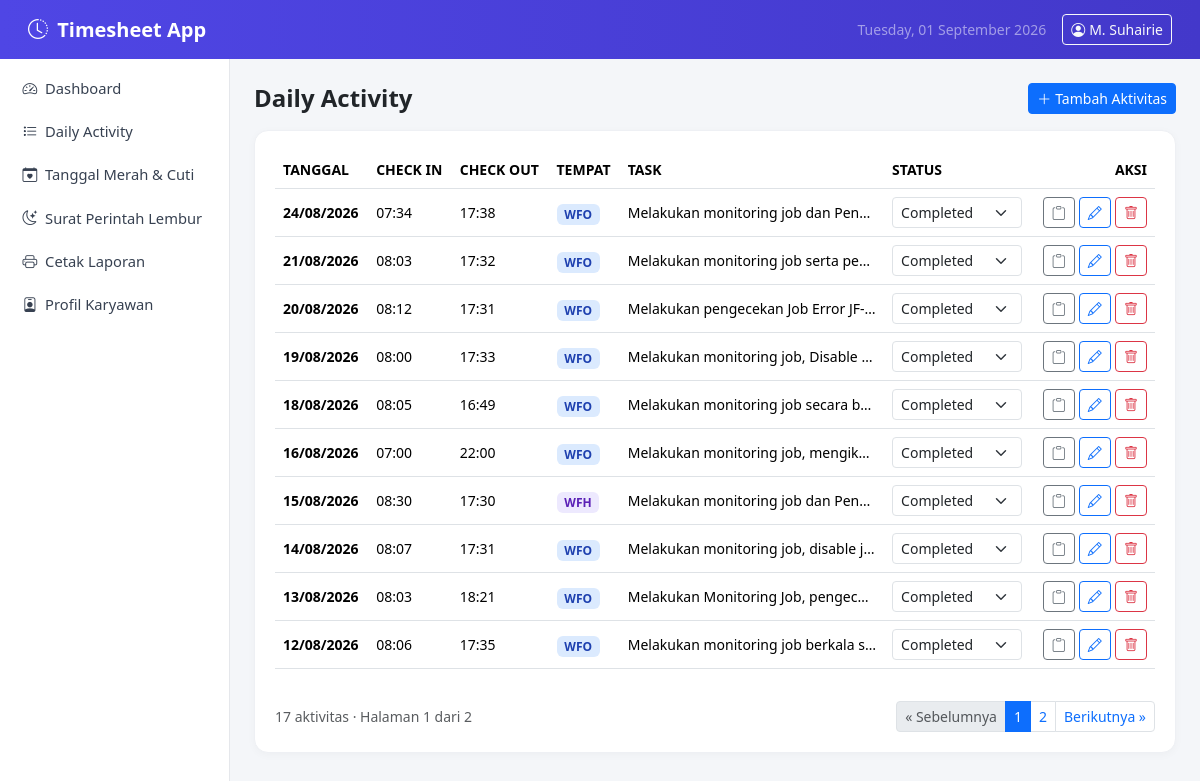
The page /pages/activity.php on the database as committed earlier.
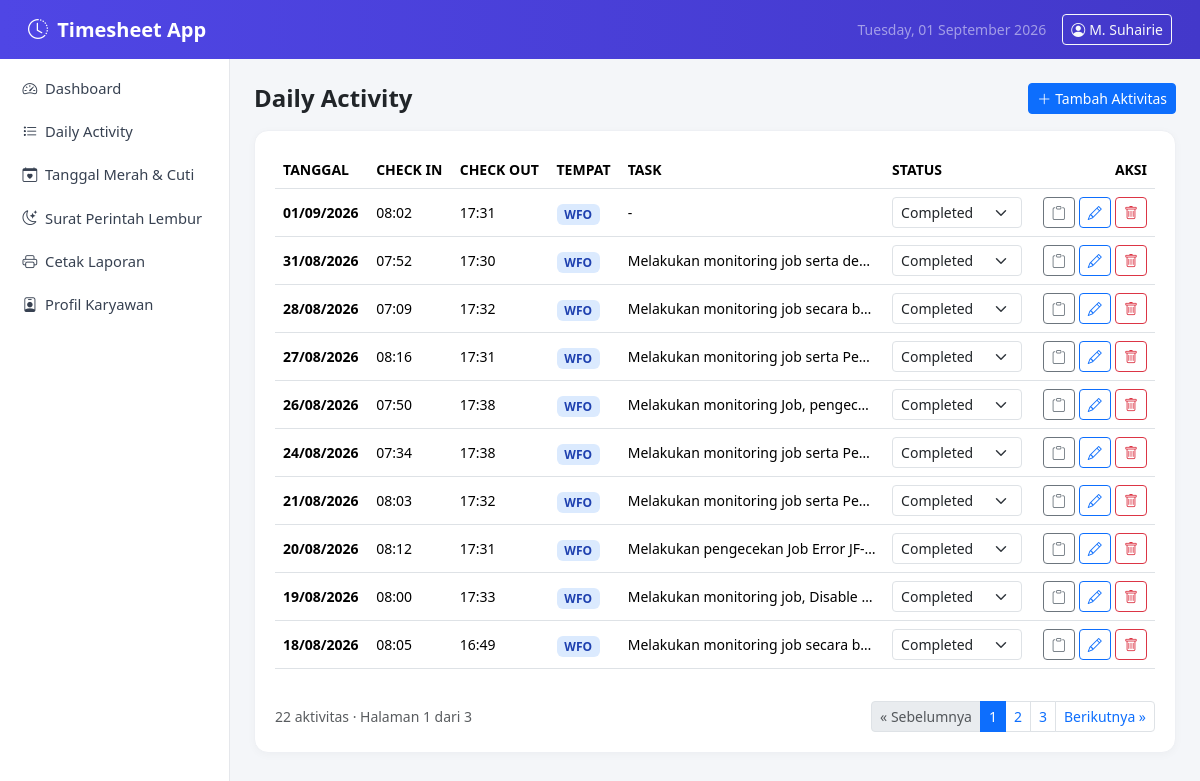
The same page on the database as committed later.
### tables this page shows
CREATE TABLE `activities` (
  `id` int NOT NULL,
  `user_id` int NOT NULL,
  `activity_date` date NOT NULL,
  `check_in` time DEFAULT NULL,
  `check_out` time DEFAULT NULL,
  `work_place` enum('WFO','WFH') NOT NULL DEFAULT 'WFO',
  `task` text NOT NULL,
  `notes` text,
  `status` enum('Planned','In Progress','Completed','Pending','Cancelled') NOT NULL DEFAULT 'Planned',
  `created_at` timestamp NULL DEFAULT CURRENT_TIMESTAMP,
  `updated_at` timestamp NULL DEFAULT CURRENT_TIMESTAMP ON UPDATE CURRENT_TIMESTAMP,
  `statusenabled` enum('t','f') NOT NULL DEFAULT 't'
);

### includes/auth.php (called while the page is built, shortened)
<?php
function e(string $value): string
{
    return htmlspecialchars($value, ENT_QUOTES, 'UTF-8');
}

### pages/activity.php (the view, shortened to what this page needs)
<?php
require_once __DIR__ . '/../includes/auth.php';
$db     = getDB();
$userId = CURRENT_USER_ID;
$validStatus = ['Planned', 'In Progress', 'Completed', 'Pending', 'Cancelled'];
$perPage = 10;
$page    = max(1, (int)($_GET['page'] ?? 1));
$stmt = $db->prepare('SELECT COUNT(*) AS total FROM activities WHERE user_id = ?');
$stmt->execute([$userId]);
$totalRows  = (int)$stmt->fetch()['total'];
$totalPages = max(1, (int)ceil($totalRows / $perPage));
$page       = min($page, $totalPages);
$offset     = ($page - 1) * $perPage;
$stmt = $db->prepare("SELECT * FROM activities WHERE user_id = ? ORDER BY activity_date DESC, id DESC LIMIT $perPage OFFSET $offset");
$stmt->execute([$userId]);
$activities = $stmt->fetchAll();
require_once __DIR__ . '/../includes/header.php';
require_once __DIR__ . '/../includes/sidebar.php';
?>
<main class="app-content">
  <div class="d-flex justify-content-between align-items-center mb-3">
    <h4 class="fw-bold mb-0">Daily Activity</h4>
    <button class="btn btn-primary btn-sm" data-bs-toggle="modal" data-bs-target="#activityModal" onclick="resetForm()">
      <i class="bi bi-plus-lg me-1"></i>Tambah Aktivitas
    </button>
  </div>
  <div class="section-card">
    <div class="table-responsive">
      <table class="table align-middle table-hover">
        <thead>
          <tr class="text-muted small text-uppercase">
            <th>Tanggal</th>
            <th>Check In</th>
            <th>Check Out</th>
            <th>Tempat</th>
            <th>Task</th>
            <th>Status</th>
            <th class="text-end">Aksi</th>
          </tr>
        </thead>
        <tbody>
        <?php foreach ($activities as $a): ?>
          <tr>
            <td class="small fw-semibold"><?= date('d/m/Y', strtotime($a['activity_date'])) ?></td>
            <td class="small"><?= $a['check_in'] ? e(substr($a['check_in'], 0, 5)) : '-' ?></td>
            <td class="small"><?= $a['check_out'] ? e(substr($a['check_out'], 0, 5)) : '-' ?></td>
            <td><span class="badge badge-wp-<?= e($a['work_place']) ?>"><?= e($a['work_place']) ?></span></td>
            <td class="small" style="max-width:260px;">
              <div class="text-truncate" title="<?= e($a['task']) ?>"><?= e($a['task']) ?></div>
            </td>
            <td>
              <select class="form-select form-select-sm status-select" data-id="<?= $a['id'] ?>"
                      style="width:130px;" onchange="updateStatus(this)">
                <?php foreach ($validStatus as $s): ?>
                  <option value="<?= e($s) ?>" <?= $s === $a['status'] ? 'selected' : '' ?>><?= e($s) ?></option>
                <?php endforeach; ?>
              </select>
            </td>
            <td class="text-end">
              <button type="button" class="btn btn-sm btn-outline-secondary btn-copy-task" data-task="<?= e($a['task']) ?>" title="Salin Task">
                <i class="bi bi-clipboard"></i>
              </button>
              <a href="activity.php?edit=<?= $a['id'] ?>" class="btn btn-sm btn-outline-primary">
                <i class="bi bi-pencil"></i>
              </a>
              <a href="activity.php?delete=<?= $a['id'] ?>" class="btn btn-sm btn-outline-danger btn-delete-activity">
                <i class="bi bi-trash"></i>
              </a>
            </td>
          </tr>
        <?php endforeach; ?>
        </tbody>
      </table>
    </div>
    <?php if ($totalPages > 1): ?>
      <div class="d-flex justify-content-between align-items-center mt-3 flex-wrap gap-2">
        <span class="small text-muted"><?= $totalRows ?> aktivitas &middot; Halaman <?= $page ?> dari <?= $totalPages ?></span>
        <nav>
          <ul class="pagination pagination-sm mb-0">
            <li class="page-item <?= $page <= 1 ? 'disabled' : '' ?>">
              <a class="page-link" href="?page=<?= $page - 1 ?>">&laquo; Sebelumnya</a>
            </li>
            <?php
            $start = max(1, $page - 2);
            $end   = min($totalPages, $page + 2);
            for ($p = $start; $p <= $end; $p++): ?>
              <li class="page-item <?= $p === $page ? 'active' : '' ?>">
                <a class="page-link" href="?page=<?= $p ?>"><?= $p ?></a>
              </li>
            <?php endfor;
            ?>
            <li class="page-item <?= $page >= $totalPages ? 'disabled' : '' ?>">
              <a class="page-link" href="?page=<?= $page + 1 ?>">Berikutnya &raquo;</a>
            </li>
          </ul>
        </nav>
      </div>
    <?php endif; ?>
  </div>
</main>
<?php require_once __DIR__ . '/../includes/footer.php'; ?>

Rows that differ between the two databases and show on the page:
removed activities: activity_date "24/08/2026", check_in "07:34", check_out "17:38", work_place "WFO", task "Melakukan monitoring job dan Pen…", value "Completed"
removed activities: activity_date "21/08/2026", check_in "08:03", check_out "17:32", work_place "WFO", task "Melakukan monitoring job serta pe…", value "Completed"
no longer on this page (row edited): activities: activity_date "16/08/2026", check_in "07:00", check_out "22:00", work_place "WFO", task "Melakukan monitoring job, mengik…", value "Completed"
no longer on this page (row edited): activities: activity_date "15/08/2026", check_in "08:30", check_out "17:30", work_place "WFH", task "Melakukan monitoring job dan Pen…", value "Completed"
no longer on this page (row unchanged): activities: activity_date "14/08/2026", check_in "08:07", check_out "17:31", work_place "WFO", task "Melakukan monitoring job, disable j…", value "Completed"
no longer on this page (row unchanged): activities: activity_date "13/08/2026", check_in "08:03", check_out "18:21", work_place "WFO", task "Melakukan Monitoring Job, pengec…", value "Completed"
no longer on this page (row unchanged): activities: activity_date "12/08/2026", check_in "08:06", check_out "17:35", work_place "WFO", task "Melakukan monitoring job berkala…", value "Completed"
added activities: activity_date "01/09/2026", check_in "08:02", check_out "17:31", work_place "WFO", task "-", value "Completed"
added activities: activity_date "31/08/2026", check_in "07:52", check_out "17:30", work_place "WFO", task "Melakukan monitoring job serta de…", value "Completed"
added activities: activity_date "28/08/2026", check_in "07:09", check_out "17:32", work_place "WFO", task "Melakukan monitoring job secara b…", value "Completed"
added activities: activity_date "27/08/2026", check_in "08:16", check_out "17:31", work_place "WFO", task "Melakukan monitoring job serta Pe…", value "Completed"
added activities: activity_date "26/08/2026", check_in "07:50", check_out "17:38", work_place "WFO", task "Melakukan monitoring Job, pengec…", value "Completed"
added activities: activity_date "24/08/2026", check_in "07:34", check_out "17:38", work_place "WFO", task "Melakukan monitoring job serta Pe…", value "Completed"
added activities: activity_date "21/08/2026", check_in "08:03", check_out "17:32", work_place "WFO", task "Melakukan monitoring job serta Pe…", value "Completed"
Other text that changed with them:
$totalRows: "17" → "22"
$totalPages: "2" → "3"
new list line: "3"
